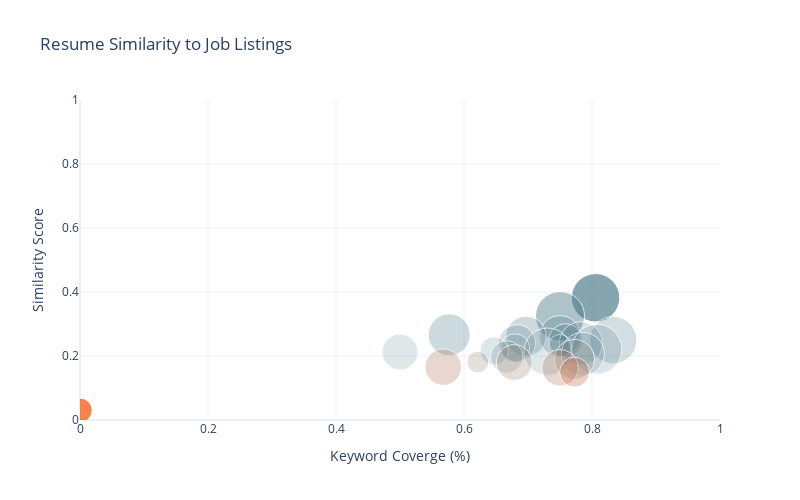

Here is the notebook cell this chart was saved with:
### Code cell
plot_similarity_scores(df_r1)

### Figure 1 — Plotly figure (JSON) as saved in the notebook; plotly's stock layout.template omitted (floating-point values rounded to 4 significant figures)
{"data": [{"customdata": [["Sr. Data Analyst", "Ontario College Of Pharmacists Ordre des Pharmaciens de L Ontario", "Toronto, ON", 0.9687], ["Data Analyst", "Brik Partners", "Toronto, ON", 0.9836], ["Senior Data Analyst", "Thentia", "Toronto, ON", 0.8418], ["Data Scientist", "Focal Systems", "Toronto, ON", 0.8253], ["Data Scientist", "Clearco", "Toronto, ON", 0.8061], ["Data Scientist", "Wish", "Toronto, ON", 0.9464], ["Data Analyst", "Connexall", "North York, ON", 0.6665], ["Data Scientist - Marketing Measurement & Optimization", "ShyftLabs", "Toronto, ON", 0.7407], ["Data Scientist, Crypto Investment Firm", "Recruiting From Scratch", "Toronto, ON", 0.8622], ["VP of RevOps and Data Analytics", "When I Work", "Toronto, ON", 0.4552], ["Data Science and Analytics Specialist", "Healthcare Consultancy Group", "Toronto, ON", 0.5748], ["Data Analyst - Operations", "Flair Airlines Ltd.", "Toronto, ON", 1], ["Data Analyst", "Baycrest", "Toronto, ON", 0.566], ["Data Analyst", "WGames Inc.", "Toronto, ON", 0.9491], ["Data Scientist - Alternative Data and AI", "Royal Bank of Canada", "Toronto, ON", 0.7218], ["Data scientist", "Autocase", "Toronto, ON", 0.8645], ["Data Scientist", "Dev House Labs", "Toronto, ON", 0.6525], ["Data Scientist - Data Analytics and Infrastructure (remote)", "Ample Insight Inc.", "Toronto, ON", 0.7984], ["Scene+ Data Scientist", "Cineplex", "Toronto, ON", 0.4345], ["Data Scientist", "6ix", "Toronto, ON", 0.7171], ["NLP Data Scientist (Remote)", "Wisedocs", "Toronto, ON", 0.731], ["Data Scientist", "Deep Genomics", "Toronto, ON", 0.7286], ["Data Analyst", "Environics Analytics", "Toronto, ON", 0.599], ["Research Associate, Data Science & Statistics", "Humber River Hospital", "Greater Toronto Area, ON", 0], ["AI Tool Expert - Innovate & Transform Our Business", "Grassfed Ventures", "Toronto, ON", 0.4883]], "hovertemplate": "<b>Title:</b> %{customdata[0]}<br><b>Company:</b> %{customdata[1]}<br><b>Location:</b> %{customdata[2]}</br><b>Similarity:</b> %{y:,.2f}<br><b>Keyword Coverage:</b> %{x:,.2f}<br><b>Weighted Keyword Frequency:</b> %{customdata[3]:,.2f}<br><extra></extra>", "marker": {"color": [0.3819, 0.3243, 0.2663, 0.2619, 0.2616, 0.2497, 0.2488, 0.2397, 0.2396, 0.232, 0.2245, 0.2211, 0.2162, 0.2134, 0.2124, 0.2066, 0.1971, 0.1893, 0.1812, 0.1795, 0.1652, 0.163, 0.1496, 0.09344, 0.03043], "colorscale": [[0, "rgba(252,76,1,1.0)"], [0.25, "rgba(252,76,1,0.5)"], [0.5, "rgba(83,128,141,0.25)"], [0.75, "rgba(83,128,141,0.5)"], [1, "rgba(83,128,141,1.0)"]], "size": [48.43, 49.18, 42.09, 41.27, 40.31, 47.32, 33.33, 37.03, 43.11, 22.76, 28.74, 50, 28.3, 47.46, 36.09, 43.23, 32.63, 39.92, 21.72, 35.85, 36.55, 36.43, 29.95, 0, 24.41]}, "mode": "markers", "type": "scatter", "x": [0.8056, 0.75, 0.5769, 0.75, 0.697, 0.8333, 0.7586, 0.6829, 0.7826, 0.75, 0.68, 0.8077, 0.6471, 0.7308, 0.5, 0.7857, 0.6667, 0.7727, 0.6216, 0.6786, 0.5676, 0.75, 0.7727, 0.75, 0], "y": [0.3819, 0.3243, 0.2663, 0.2619, 0.2616, 0.2497, 0.2488, 0.2397, 0.2396, 0.232, 0.2245, 0.2211, 0.2162, 0.2134, 0.2124, 0.2066, 0.1971, 0.1893, 0.1812, 0.1795, 0.1652, 0.163, 0.1496, 0.09344, 0.03043]}], "layout": {"height": 500, "title": {"text": "Resume Similarity to Job Listings"}, "width": 800, "xaxis": {"range": [0, 1], "title": {"text": "Keyword Coverge (%)"}}, "yaxis": {"range": [0, 1], "title": {"text": "Similarity Score"}}}}
